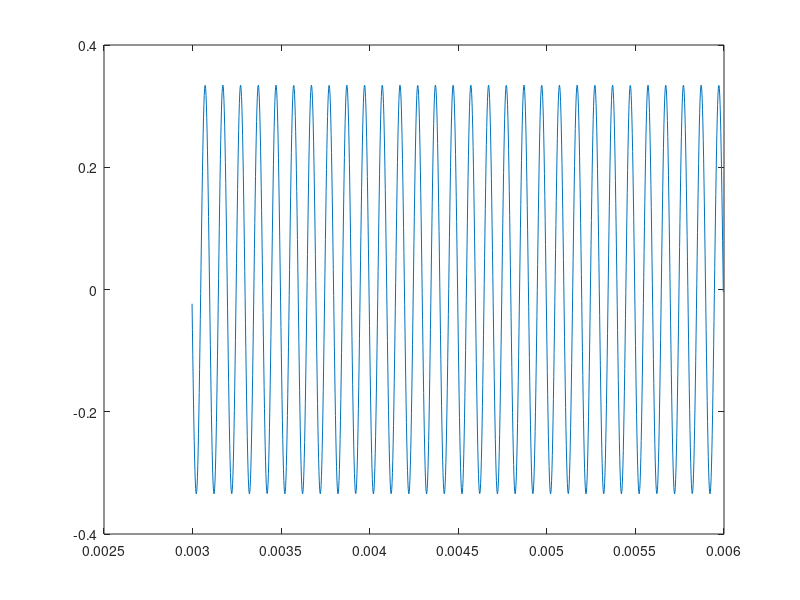

Here is the MATLAB script that generated this plot:
clear, clc

%Constantes del problema
R=12;
L=1e-3;
C=1e-6;

%Condiciones iniciales
x1(1)=0;
x1(2)=0;
x2(1)=0;

%Frecuencias: [1000, 2000, 3000, 4000, 4500, 4700, 4800, 5000, 5100, 5300, 5500, 6000, 7000, 8000, 9000, 10000]
F=10000;

%Elegimos el paso de integracion T1 por ser mas preciso
T = 2*pi*sqrt(L*C) / (100 * sqrt( 1-C*R^2 / (4*L) ) );

%Definicion de señal de entrada
abscisas = 0:T:(6e-3)-T;
u = sin(2*pi*F*abscisas);

%Integracion numerica
for n=2:1:length(u)   
    x1(n) = x2(n-1)*T + x1(n-1);
    x2(n) = x2(n-1) + (u(n) - R*x2(n-1) - x1(n)/C )*T/L;
end

%Calculo de tension del capacitor
uc = x1 / C;

%Graficas, definimos posCorte, para no mostrar la region de la grafica que corresponde al regimen transitorio
posCorte=round(length(abscisas)/2);
plot(abscisas(posCorte:length(abscisas)),uc(posCorte:length(abscisas)));